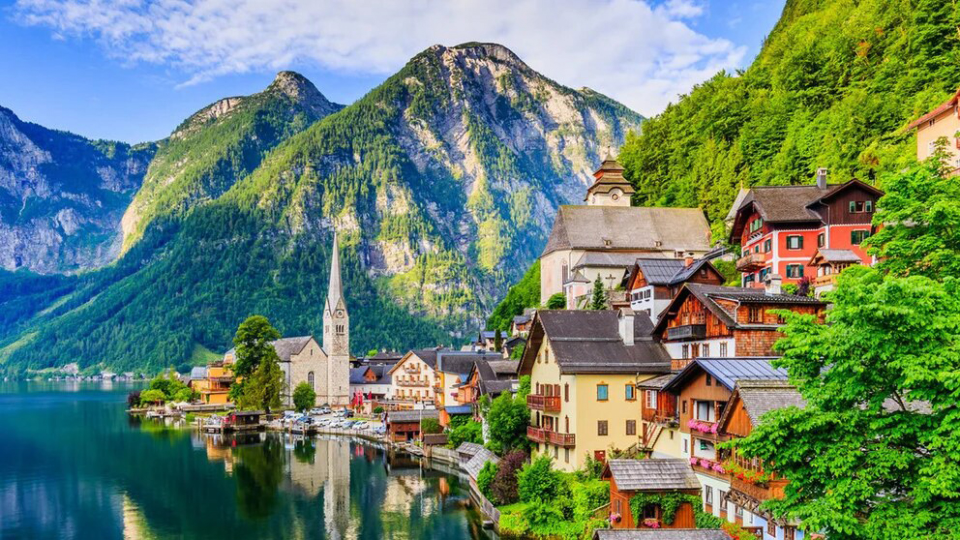
#> input picture TAREA25032026/imagenP.jpg, 1920 x 1080 px (shown at 1/2 size)
$ jupyter execute lab2actevaluativa.ipynb
#> lines starting #> are read from the running program, lines starting #| are printed output that depends on the picture
## EJERCICIO 1

[cell 1]
import cv2
import numpy as np
import matplotlib.pyplot as plt

def recortar_roi(imagen, y1, y2, x1, x2):

    recorte = imagen[y1:y2, x1:x2]
    return recorte

imagen_p = cv2.imread('imagenP.jpg')
#> imagen_p is the input picture: shape (1080, 1920, 3); mean B, G, R 110.3, 130.4, 106.3
img_rgb = cv2.cvtColor(imagen_p, cv2.COLOR_BGR2RGB)


punto_interes = recortar_roi(img_rgb, 150, 420, 360, 480)
#> in recortar_roi, `recorte = imagen[y1:y2, x1:x2]`:
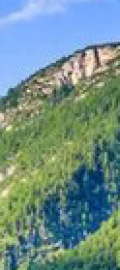
#> recorte: shape (270, 120, 3); mean R, G, B 111.8, 142.2, 137.9

plt.figure(figsize=(15,7))
plt.subplot(1,2,1)
plt.title('Imagen Original')
plt.imshow(img_rgb)
plt.subplot(1,2,2)
plt.title('Punto de Interés (Recorte)')
plt.imshow(punto_interes)
plt.show()

## EJERCICIO 2

[cell 2]
import cv2
import numpy as np
import matplotlib.pyplot as plt

def generar_degradado():
    v = np.linspace(0, 255, 256).astype(np.uint8)
    degradado = np.tile(v, (256, 1)).T
    return cv2.applyColorMap(degradado, cv2.COLORMAP_VIRIDIS)

def posterizar(imagen, niveles):
    factor = 256 // niveles
    return (imagen // factor) * factor

def solarizar(imagen, umbral):
    return np.where(imagen < umbral, imagen, 255 - imagen)

img_deg = generar_degradado()
img_deg_rgb = cv2.cvtColor(img_deg, cv2.COLOR_BGR2RGB)
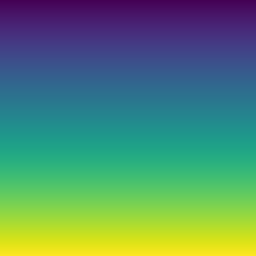
#> img_deg_rgb: shape (256, 256, 3); mean R, G, B 83.4, 137.2, 109.8
img_post = posterizar(img_deg_rgb, 4)
img_sol = solarizar(img_deg_rgb, 127)

plt.figure(figsize=(15,5))
plt.subplot(1,3,1); plt.title('Degradado Lineal'); plt.imshow(img_deg_rgb)
plt.subplot(1,3,2); plt.title('Posterización (4 niveles)'); plt.imshow(img_post)
plt.subplot(1,3,3); plt.title('Solarización'); plt.imshow(img_sol)
plt.show()

## EJERCICIO 3

[cell 3]
import cv2
import numpy as np
import matplotlib.pyplot as plt

def crear_tablero(n=8, tam=100):

    blanco = np.ones((tam, tam), dtype=np.uint8) * 255
    negro = np.zeros((tam, tam), dtype=np.uint8)


    f1 = np.hstack([blanco, negro] * (n//2))
    f2 = np.hstack([negro, blanco] * (n//2))


    tablero = np.vstack([f1, f2] * (n//2))
    return tablero

ajedrez = crear_tablero()
plt.figure(figsize=(7,7))
plt.title('Tablero de Ajedrez (100x100 px por casilla)')
plt.imshow(ajedrez, cmap='gray')
plt.show()
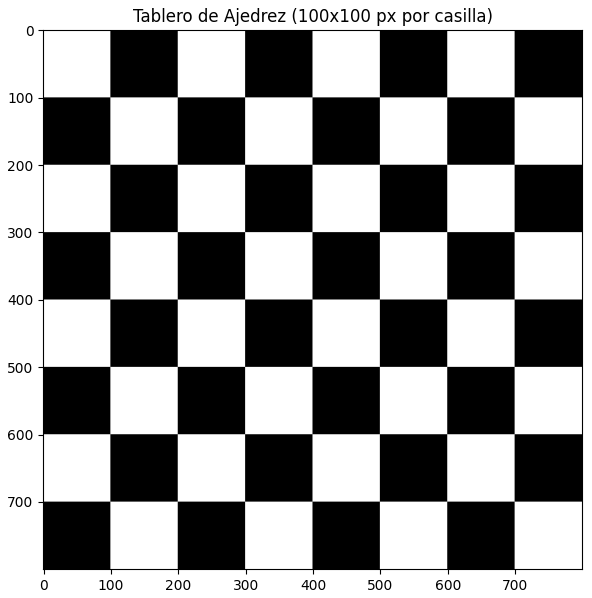
#> figure drawn by matplotlib, 1 panel

## EJERCICIO 4

[cell 4]
import cv2
import numpy as np
import matplotlib.pyplot as plt

def generar_degradado_base():
    v = np.linspace(0, 255, 256).astype(np.uint8)
    degradado = np.tile(v, (256, 1)).T
    return cv2.applyColorMap(degradado, cv2.COLORMAP_VIRIDIS)

def posterizar(imagen, niveles):
    factor = 256 // niveles
    return (imagen // factor) * factor

def solarizar(imagen, umbral):

#> called with umbral = 128
    return np.where(imagen < umbral, imagen, 255 - imagen)


img_base = generar_degradado_base()
img_base_rgb = cv2.cvtColor(img_base, cv2.COLOR_BGR2RGB)

img_post = posterizar(img_base_rgb, 4)
img_sol = solarizar(img_base_rgb, 128)

plt.figure(figsize=(15, 5))
plt.subplot(1, 2, 1)
plt.title('Posterización (4 niveles)')
plt.imshow(img_post)
plt.axis('off')

plt.subplot(1, 2, 2)
plt.title('Solarización (Umbral 128)')
plt.imshow(img_sol)
plt.axis('off')
plt.show()

paletas_ids = [
    cv2.COLORMAP_AUTUMN, cv2.COLORMAP_BONE, cv2.COLORMAP_JET,
    cv2.COLORMAP_WINTER, cv2.COLORMAP_RAINBOW, cv2.COLORMAP_OCEAN,
    cv2.COLORMAP_SUMMER, cv2.COLORMAP_SPRING, cv2.COLORMAP_COOL,
    cv2.COLORMAP_HSV, cv2.COLORMAP_PINK, cv2.COLORMAP_HOT
]

nombres_paletas = [
    "Autumn", "Bone", "Jet", "Winter", "Rainbow", "Ocean",
    "Summer", "Spring", "Cool", "HSV", "Pink", "Hot"
]

plt.figure(figsize=(16, 12))
for i in range(len(paletas_ids)):
    v = np.linspace(0, 255, 256).astype(np.uint8)
    gray_deg = np.tile(v, (256, 1)).T

    res_bgr = cv2.applyColorMap(gray_deg, paletas_ids[i])
    res_rgb = cv2.cvtColor(res_bgr, cv2.COLOR_BGR2RGB)

    plt.subplot(3, 4, i + 1)
    plt.title(f'Paleta: {nombres_paletas[i]}')
    plt.imshow(res_rgb)
    plt.axis('off')
#> this loop made 12 passes
#> pass 1, `res_rgb = cv2.cvtColor(res_bgr, cv2.COLOR_BGR2RGB)`:
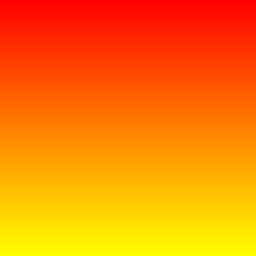
#> res_rgb: shape (256, 256, 3); mean R, G, B 255, 127.5, 0
#> after the loop:
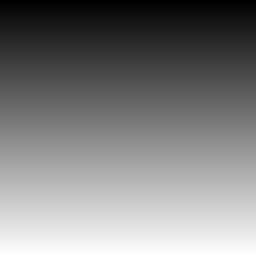
#> gray_deg: shape (256, 256); min 0, max 255, mean 127.5
#> after the loop:
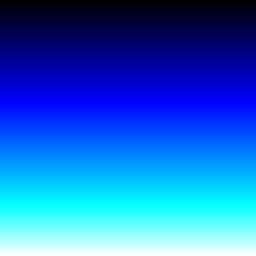
#> res_bgr: shape (256, 256, 3); mean R, G, B 25.9, 102.1, 203.7

plt.tight_layout()
plt.show()
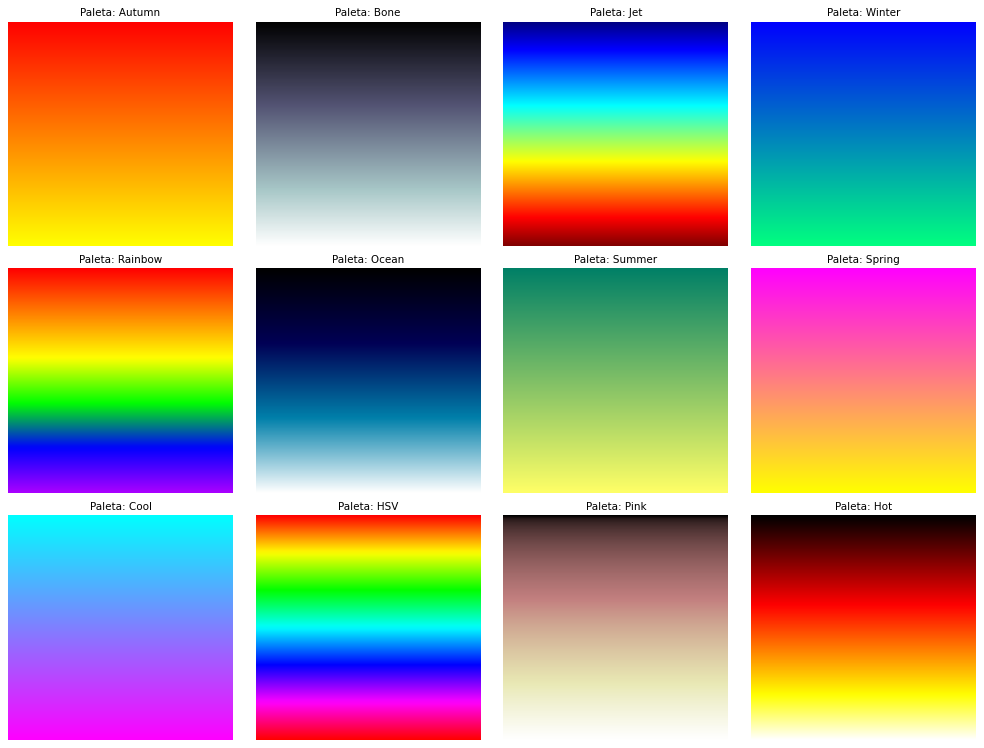
#> figure drawn by matplotlib, 12 panels
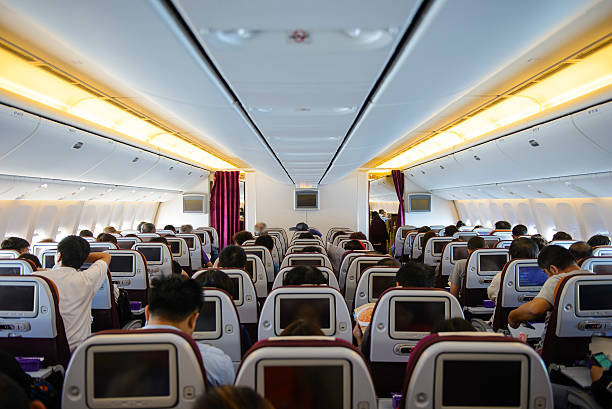
#> input picture AVANCE804/imagen1.jpg, 612 x 409 px, found by its file name

## EJERCICIO 5

[cell 5]
import cv2
import numpy as np
import matplotlib.pyplot as plt

def aplicar_degradado_sobre_imagen(imagen):
    h, w = imagen.shape
#> h = 409; w = 612
    gradiente = np.linspace(1, 0, h).reshape(h, 1)
    mascara = np.tile(gradiente, (1, w))
    return (imagen * mascara).astype(np.uint8)
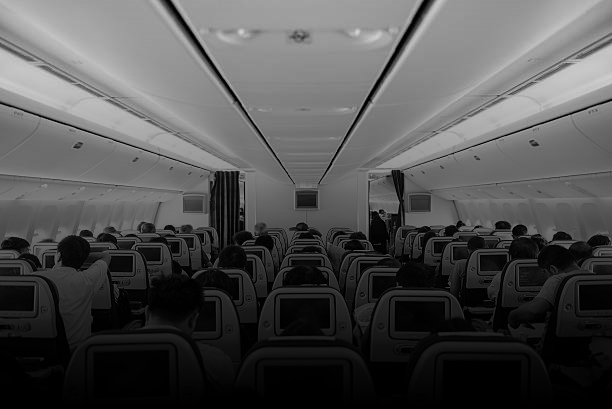
#> returned value: shape (409, 612); min 0, max 211, mean 80

img1 = cv2.imread('imagen1.jpg', 0)
img_final = aplicar_degradado_sobre_imagen(img1)

plt.figure(figsize=(15,7))
plt.subplot(1,2,1); plt.title('Imagen Original'); plt.imshow(img1, cmap='gray')
plt.subplot(1,2,2); plt.title('Imagen con Degradado'); plt.imshow(img_final, cmap='gray')
plt.show()

## EJERCICIO 6

[cell 6]
import cv2
import numpy as np
import matplotlib.pyplot as plt

def crear_imagen_cuadrados():
    img = np.zeros((400, 400, 3), dtype=np.uint8)
    cv2.rectangle(img, (50, 50), (150, 150), (255, 0, 0), -1)
    cv2.rectangle(img, (200, 200), (350, 350), (0, 255, 0), -1)
    cv2.rectangle(img, (100, 250), (180, 330), (0, 0, 255), -1)
    return img

img_original = crear_imagen_cuadrados()
img_gray = cv2.cvtColor(img_original, cv2.COLOR_RGB2GRAY)
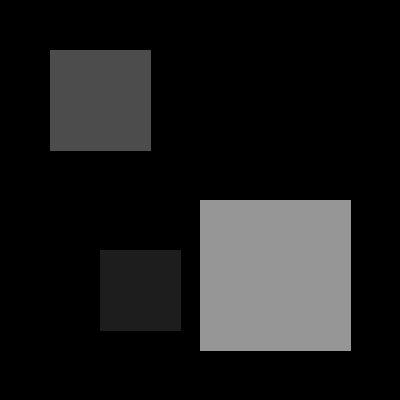
#> img_gray: shape (400, 400); min 0, max 150, mean 27.4

bayer_bg = cv2.cvtColor(img_gray, cv2.COLOR_BayerBG2RGB)
bayer_rg = cv2.cvtColor(img_gray, cv2.COLOR_BayerRG2RGB)

plt.figure(figsize=(15,5))
plt.subplot(1,3,1); plt.title('Original (Cuadrados)'); plt.imshow(img_original)
plt.subplot(1,3,2); plt.title('Filtro Bayer BG'); plt.imshow(bayer_bg)
plt.subplot(1,3,3); plt.title('Filtro Bayer RG'); plt.imshow(bayer_rg)
plt.show()
#> figure, not shown here; B, G, R data is drawn as R, G, B
